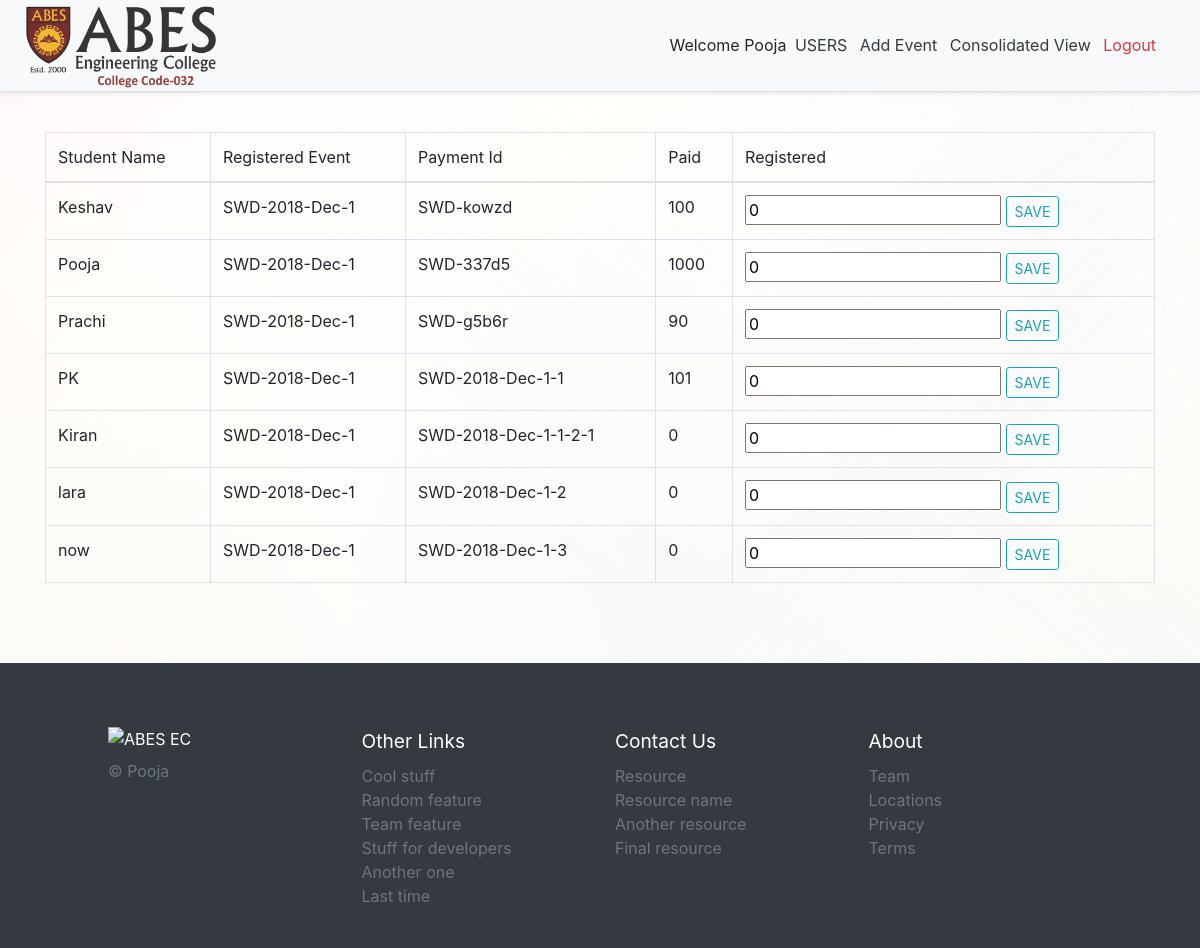
The page /studentlist/training/SWD-2018-Dec-1/ (signed in) on the database its author committed.
### events/models.py (models this page shows, shortened)
class StudentRecordTraining(models.Model):
    name = models.ForeignKey(StudentRecord, on_delete=models.CASCADE, related_name='training_student')
    registered_event_code = models.CharField(max_length=55)
    payment_id = models.SlugField(unique=True)
    c_o_e = models.CharField(max_length=75)
    paid = models.IntegerField(default=0)

class StudentRecord(models.Model):
    name = models.CharField(max_length=150)
    email = models.EmailField(max_length=150)
    roll_no = models.CharField(max_length=30)
    college_name = models.CharField(max_length=200)
    branch = models.CharField(max_length=10)
    year = models.CharField(max_length=50)
    sem = models.CharField(max_length=50)
    number = models.CharField(max_length=10)
    timestamp = models.DateTimeField(auto_now_add=True)
    registered_event_code = models.CharField(max_length=55)
    password = models.CharField(max_length=50)
    def __str__(self):
        return str(self.name)

### events/views.py (the view)
# urls.py: path('studentlist/training/<registered_event_code>/', login_required(studentlist_training), name='studentlist_training'),
def studentlist_training(request, registered_event_code):
    lists = StudentRecordTraining.objects.filter(registered_event_code=registered_event_code)
    return render(request, 'studentlist.html', {'lists': lists,'training':True})

### templates/studentlist.html (shortened to what this page needs)
{% extends "base.html" %}{% load staticfiles %}{% block head_title %}ABES |{{ block.super }}{% endblock head_title %}
{% block content %}
    <div class="py-3 pb-2 table-responsive-xl">
    <table class="table table-bordered table-hover" id="myTable">
        <thead>
        <tr>
            <th>Student Name</th>
            <th>Registered Event</th>
            <th>Payment Id</th>
            <th>Paid</th>
            <th>Registered</th>
        </tr>
        </thead>
        <tbody>
        {% for i in lists %}
            <tr>
                <th>{{ i.name }}</th>
                <th>{{ i.registered_event_code }}</th>
                <th>{{ i.payment_id }}</th>
                <th>{{ i.paid }}</th>
                {% if workshop %}
                    <th><input type="text" name="paid" placeholder="paid" required maxlength="" value="{{ 0 }}">
                        <button href="{% url 'editworkshopamt' paymentid=payment_id %}">SAVE</button>
                    </th>
                {% elif seminar %}
                    <th><input type="text" name="paid" placeholder="paid" required maxlength="" value="{{ 0 }}">
                        <button href="{% url 'editseminaramt' paymentid=payment_id %}">SAVE</button>
                    </th>
                {% elif training %}
                    <th><input type="text" name="paid" placeholder="paid" required maxlength="" value="{{ 0 }}">
                        <a href="{% url 'edittrainingamt' paymentid=i.payment_id %}"
                           class="btn btn-outline-info btn-sm">SAVE</a></th>
                {% elif competition %}
                    <th><input type="text" name="paid" placeholder="paid" required maxlength="" value="{{ 0 }}">
                        <button href="{% url 'editcompetitionbamt' paymentid=payment_id %}">SAVE</button>
                    </th>
                {% elif guest_lecture %}
                    <th><input type="text" name="paid" placeholder="paid" required maxlength="" value="{{ 0 }}">
                        <button href="{% url 'editguestlectureamt' paymentid=payment_id %}">SAVE</button>
                    </th>
                {% endif %}
            </tr>
        {% endfor %}
        </tbody>
    </table></div>
{% endblock %}

### templates/base.html (shortened to what this page needs)
<!doctype html>{% load static from staticfiles %}
<html lang="en">
<head>
    <link rel="stylesheet" href="{% static 'css/bootstrap.min.css' %}">
    <link rel="stylesheet" href="{% static 'css/style.css' %}">
</head>
<body>
<div class="d-flex flex-column flex-md-row align-items-center px-md-4 bg-light border-bottom shadow-sm">
    <a class="mr-md-auto" href="{% url 'home' %}">
        <img src="{% static 'images/logo.png' %}" alt="ABES EC" style="width: 195px;"></a>
    <nav class="my-2 my-md-0 mr-md-3 align-items-md-center">
        {% if user.is_authenticated %}Welcome {{ user.first_name }}
            {% if user.is_superuser or user.is_staff %}
            <a class="p-1 text-dark" href="{% url 'superuser' %}">USERS</a>{% endif %}
            <a class="p-1 text-dark" href="{% url 'form' %}">Add Event</a>
            <a class="p-1 text-dark" href="{% url 'consolidatedview' %}">Consolidated View</a>
            <a class="p-1 text-danger" href="{% url 'logout' %}">Logout</a>
        {% else %}
            <a class="p-2" href="{% url 'login' %}">Login</a>
        {% endif %}
    </nav>
</div>
<div class="mt-4">
    <main role="main" class="container pb-4">
        {% block content %}{% endblock content %}
    </main>
</div>
<div class="bg-dark">
    <footer class="pt-3 mt-4 text-white container">
        <div class="row pt-md-5 pb-md-4 mx-lg-5">
            <div class="col-12 col-md">
                <img class="mb-2" src="" alt="ABES EC" width="24" height="24">
                <small class="d-block mb-3 text-muted">&copy; Pooja</small>
            </div>
            <div class="col-6 col-md">
                <h4 style="color: white">Other Links</h4>
                <ul class="list-unstyled text-small">
                    <li><a class="text-muted" href="#">Cool stuff</a></li>
                    <li><a class="text-muted" href="#">Random feature</a></li>
                    <li><a class="text-muted" href="#">Team feature</a></li>
                    <li><a class="text-muted" href="#">Stuff for developers</a></li>
                    <li><a class="text-muted" href="#">Another one</a></li>
                    <li><a class="text-muted" href="#">Last time</a></li>
                </ul>
            </div>
            <div class="col-6 col-md">
                <h4 style="color: white">Contact Us</h4>
                <ul class="list-unstyled text-small">
                    <li><a class="text-muted" href="#">Resource</a></li>
                    <li><a class="text-muted" href="#">Resource name</a></li>
                    <li><a class="text-muted" href="#">Another resource</a></li>
                    <li><a class="text-muted" href="#">Final resource</a></li>
                </ul>
            </div>
            <div class="col-6 col-md">
                <h4 style="color: white">About</h4>
                <ul class="list-unstyled text-small">
                    <li><a class="text-muted" href="#">Team</a></li>
                    <li><a class="text-muted" href="#">Locations</a></li>
                    <li><a class="text-muted" href="#">Privacy</a></li>
                    <li><a class="text-muted" href="#">Terms</a></li>
                </ul>
            </div>
        </div>
    </footer>
</div>
</body>
</html>

### static/css/style.css (style rules this page uses)
body:before { content: ' '; background-size: cover; background: url(../images/bg.jpg) no-repeat fixed; display: block; position: fixed; left: 0; top: 0; width: 100%; height: 100%; z-index: -1; opacity: 0.05; }
html { font-family: "Helvetica Neue",Helvetica,Arial,sans-serif; }
div, span, applet, object, iframe, h1, h2, h3, h4, h5, h6, p, pre, a, abbr, acronym, address, big, cite, code, del, dfn, em, img, ins, kbd, q, s, samp, small, strike, sub, sup, tt, var, center, dl, dt, dd, ol, ul, li, fieldset, form, label, legend, table, caption, tbody, tfoot, thead, tr, th, td, article, aside, canvas, details, embed, figure, figcaption, footer, header, hgroup, menu, nav, output, ruby, section, summary, time, mark, audio, video { font: inherit; }
h1, h2, h3, h4, h5, h6 { color: #202020; }
h4 { font-size: 1.2rem; }

### rows shown on the page
StudentRecordTraining: name "Keshav", registered_event_code "SWD-2018-Dec-1", payment_id "SWD-kowzd", paid "100", paid "0"
StudentRecordTraining: name "Pooja", registered_event_code "SWD-2018-Dec-1", payment_id "SWD-337d5", paid "1000", paid "0"
StudentRecordTraining: name "Prachi", registered_event_code "SWD-2018-Dec-1", payment_id "SWD-g5b6r", paid "90", paid "0"
StudentRecordTraining: name "PK", registered_event_code "SWD-2018-Dec-1", payment_id "SWD-2018-Dec-1-1", paid "101", paid "0"
StudentRecordTraining: name "Kiran", registered_event_code "SWD-2018-Dec-1", payment_id "SWD-2018-Dec-1-1-2-1", paid "0"
StudentRecordTraining: name "lara", registered_event_code "SWD-2018-Dec-1", payment_id "SWD-2018-Dec-1-2", paid "0"
StudentRecordTraining: name "now", registered_event_code "SWD-2018-Dec-1", payment_id "SWD-2018-Dec-1-3", paid "0"

### other values the page prints
{{ user.first_name }} "Pooja"
